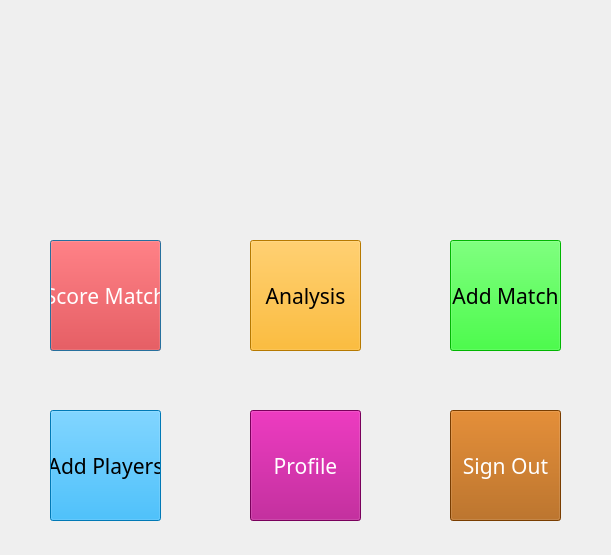
<?xml version="1.0" encoding="UTF-8"?>
<ui version="4.0">
 <class>Dialog</class>
 <widget class="QDialog" name="Dialog">
  <property name="geometry">
   <rect>
    <x>0</x>
    <y>0</y>
    <width>611</width>
    <height>555</height>
   </rect>
  </property>
  <property name="windowTitle">
   <string>Dialog</string>
  </property>
  <widget class="QLabel" name="logo">
   <property name="geometry">
    <rect>
     <x>220</x>
     <y>30</y>
     <width>171</width>
     <height>161</height>
    </rect>
   </property>
   <property name="text">
    <string/>
   </property>
   <property name="pixmap">
    <pixmap>D:/Cricspoint/Cricspoint41-03.png</pixmap>
   </property>
   <property name="scaledContents">
    <bool>true</bool>
   </property>
  </widget>
  <widget class="QPushButton" name="scoreMatch">
   <property name="geometry">
    <rect>
     <x>50</x>
     <y>240</y>
     <width>111</width>
     <height>111</height>
    </rect>
   </property>
   <property name="font">
    <font>
     <family>Shocking Headline</family>
     <pointsize>16</pointsize>
     <weight>50</weight>
     <bold>false</bold>
    </font>
   </property>
   <property name="cursor">
    <cursorShape>PointingHandCursor</cursorShape>
   </property>
   <property name="styleSheet">
    <string notr="true">background-color: rgb(255, 0, 0);
color: rgb(255, 255, 255);</string>
   </property>
   <property name="text">
    <string>Score Match</string>
   </property>
  </widget>
  <widget class="QPushButton" name="analysis">
   <property name="geometry">
    <rect>
     <x>250</x>
     <y>240</y>
     <width>111</width>
     <height>111</height>
    </rect>
   </property>
   <property name="font">
    <font>
     <family>Shocking Headline</family>
     <pointsize>16</pointsize>
    </font>
   </property>
   <property name="cursor">
    <cursorShape>PointingHandCursor</cursorShape>
   </property>
   <property name="styleSheet">
    <string notr="true">background-color: rgb(255, 170, 0);</string>
   </property>
   <property name="text">
    <string>Analysis</string>
   </property>
  </widget>
  <widget class="QPushButton" name="addMatch">
   <property name="geometry">
    <rect>
     <x>450</x>
     <y>240</y>
     <width>111</width>
     <height>111</height>
    </rect>
   </property>
   <property name="font">
    <font>
     <family>Shocking Headline</family>
     <pointsize>16</pointsize>
    </font>
   </property>
   <property name="cursor">
    <cursorShape>PointingHandCursor</cursorShape>
   </property>
   <property name="styleSheet">
    <string notr="true">background-color: rgb(0, 255, 0);</string>
   </property>
   <property name="text">
    <string>Add Match</string>
   </property>
  </widget>
  <widget class="QPushButton" name="addPlayers">
   <property name="geometry">
    <rect>
     <x>50</x>
     <y>410</y>
     <width>111</width>
     <height>111</height>
    </rect>
   </property>
   <property name="font">
    <font>
     <family>Shocking Headline</family>
     <pointsize>16</pointsize>
    </font>
   </property>
   <property name="cursor">
    <cursorShape>PointingHandCursor</cursorShape>
   </property>
   <property name="styleSheet">
    <string notr="true">background-color: rgb(0, 170, 255);</string>
   </property>
   <property name="text">
    <string>Add Players</string>
   </property>
  </widget>
  <widget class="QPushButton" name="profile">
   <property name="geometry">
    <rect>
     <x>250</x>
     <y>410</y>
     <width>111</width>
     <height>111</height>
    </rect>
   </property>
   <property name="font">
    <font>
     <family>Shocking Headline</family>
     <pointsize>16</pointsize>
    </font>
   </property>
   <property name="cursor">
    <cursorShape>PointingHandCursor</cursorShape>
   </property>
   <property name="styleSheet">
    <string notr="true">background-color: rgb(170, 0, 127);
color: rgb(255, 255, 255);</string>
   </property>
   <property name="text">
    <string>Profile</string>
   </property>
  </widget>
  <widget class="QPushButton" name="signOut">
   <property name="geometry">
    <rect>
     <x>450</x>
     <y>410</y>
     <width>111</width>
     <height>111</height>
    </rect>
   </property>
   <property name="font">
    <font>
     <family>Shocking Headline</family>
     <pointsize>16</pointsize>
    </font>
   </property>
   <property name="cursor">
    <cursorShape>PointingHandCursor</cursorShape>
   </property>
   <property name="styleSheet">
    <string notr="true">background-color: rgb(170, 85, 0);
color: rgb(255, 255, 255);</string>
   </property>
   <property name="text">
    <string>Sign Out</string>
   </property>
  </widget>
 </widget>
 <resources/>
 <connections/>
</ui>
